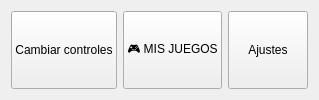
            <widget class="QWidget" name="mainPage">
             <property name="sizePolicy">
              <sizepolicy hsizetype="Expanding" vsizetype="Expanding">
               <horstretch>0</horstretch>
               <verstretch>0</verstretch>
              </sizepolicy>
             </property>
             <layout class="QVBoxLayout" name="verticalLayout_5">
              <item>
               <layout class="QGridLayout" name="gridLayout_2">
                <item row="0" column="1">
                 <widget class="QPushButton" name="gamesButton">
                  <property name="sizePolicy">
                   <sizepolicy hsizetype="Minimum" vsizetype="Expanding">
                    <horstretch>0</horstretch>
                    <verstretch>0</verstretch>
                   </sizepolicy>
                  </property>
                  <property name="text">
                   <string>🎮 MIS JUEGOS</string>
                  </property>
                 </widget>
                </item>
                <item row="0" column="2">
                 <widget class="QPushButton" name="settingsButton">
                  <property name="enabled">
                   <bool>true</bool>
                  </property>
                  <property name="sizePolicy">
                   <sizepolicy hsizetype="Minimum" vsizetype="Expanding">
                    <horstretch>0</horstretch>
                    <verstretch>0</verstretch>
                   </sizepolicy>
                  </property>
                  <property name="text">
                   <string>Ajustes</string>
                  </property>
                 </widget>
                </item>
                <item row="0" column="0">
                 <widget class="QPushButton" name="changeControlsButton">
                  <property name="sizePolicy">
                   <sizepolicy hsizetype="Minimum" vsizetype="Expanding">
                    <horstretch>0</horstretch>
                    <verstretch>0</verstretch>
                   </sizepolicy>
                  </property>
                  <property name="text">
                   <string>Cambiar controles</string>
                  </property>
                 </widget>
                </item>
               </layout>
              </item>
             </layout>
            </widget>
